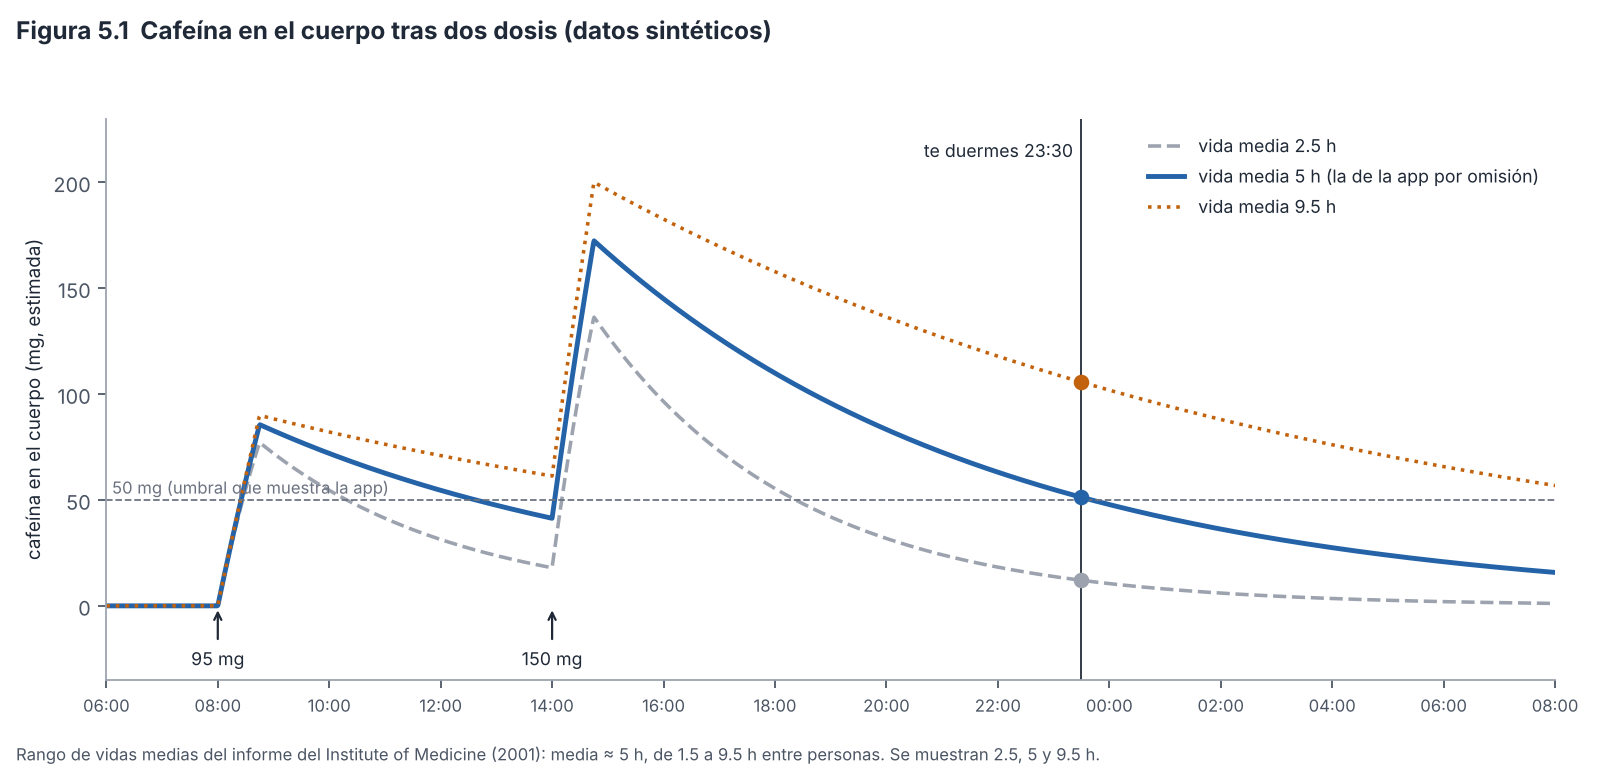

Python code for this plot:
"""Figura 5.1 - Cafeína en el cuerpo tras dos dosis, con la fórmula de Sustancias.cafeinaEn (data/Sustancias.kt):
C(t) = Σ D · min(1, Δt/45 min) · 0.5^(Δt / T½). Datos SINTÉTICOS. Uso: python fig25_cafeina.py [salida.png]"""
import sys
import numpy as np
import matplotlib
matplotlib.use("Agg")
import matplotlib.pyplot as plt
import estilo  # paleta y tipografía comunes (módulo 12)

DOSIS = [(8.0, 95.0), (14.0, 150.0)]       # (hora, mg): un café a las 8:00 y uno grande a las 14:00
DORMIR = 23.5

def cafeina(t, vida):
    total = np.zeros_like(t)
    for h, mg in DOSIS:
        dt = t - h
        m = dt > 0
        total[m] += mg * np.minimum(dt[m] / 0.75, 1) * 0.5 ** (dt[m] / vida)
    return total

t = np.linspace(6, 32, 2000)
fig, ax = plt.subplots(figsize=(10, 4.8), dpi=160)
estilos = {2.5: (estilo.GRIS_MEDIO, "--"), 5.0: (estilo.AZUL, "-"), 9.5: (estilo.OCRE, ":")}
res = {}
for vida, (c, ls) in estilos.items():
    y = cafeina(t, vida)
    etiqueta = f"vida media {vida:g} h" + (" (la de la app por omisión)" if vida == 5 else "")
    ax.plot(t, y, color=c, ls=ls, lw=2.2 if vida == 5 else 1.6, label=etiqueta)
    al_dormir = float(cafeina(np.array([DORMIR]), vida)[0])
    bajo = t[(t > 14.75) & (y < 50)]
    res[vida] = (al_dormir, bajo[0] if len(bajo) else None)
    ax.scatter([DORMIR], [al_dormir], color=c, zorder=3)
ax.axvline(DORMIR, color=estilo.TINTA, lw=.8); ax.text(DORMIR - .15, 212, "te duermes 23:30", fontsize=8, ha="right")
ax.axhline(50, color=estilo.GRIS, lw=.8, ls="--"); ax.text(6.1, 53, "50 mg (umbral que muestra la app)", fontsize=7.5, color=estilo.GRIS)
for h, mg in DOSIS: ax.annotate(f"{mg:.0f} mg", (h, 0), xytext=(h, -28), ha="center", fontsize=8, arrowprops=dict(arrowstyle="->", color=estilo.TINTA))
ax.set_xticks(range(6, 33, 2)); ax.set_xticklabels([f"{h % 24:02d}:00" for h in range(6, 33, 2)], fontsize=7.5)
ax.set_ylabel("cafeína en el cuerpo (mg, estimada)", fontsize=8.5); ax.set_ylim(-35, 230); ax.set_xlim(6, 32)
ax.legend(fontsize=8, frameon=False, loc="upper right")
fig.suptitle("Figura 5.1  Cafeína en el cuerpo tras dos dosis (datos sintéticos)", x=.01, ha="left", fontsize=11, weight="bold", color=estilo.TINTA)
fig.text(.01, .01, "Rango de vidas medias del informe del Institute of Medicine (2001): media ≈ 5 h, de 1.5 a 9.5 h entre personas. Se muestran 2.5, 5 y 9.5 h.",
         fontsize=7.5, color=estilo.TINTA_2)
fig.tight_layout(rect=(0, .04, 1, .94))
fig.savefig(sys.argv[1] if len(sys.argv) > 1 else "fig25_cafeina.png")
for v, (a, b) in res.items(): print(f"T½={v}: al dormir {a:.1f} mg; baja de 50 mg a las {b if b is None else f'{int(b)%24:02d}:{int((b%1)*60):02d}'}")
